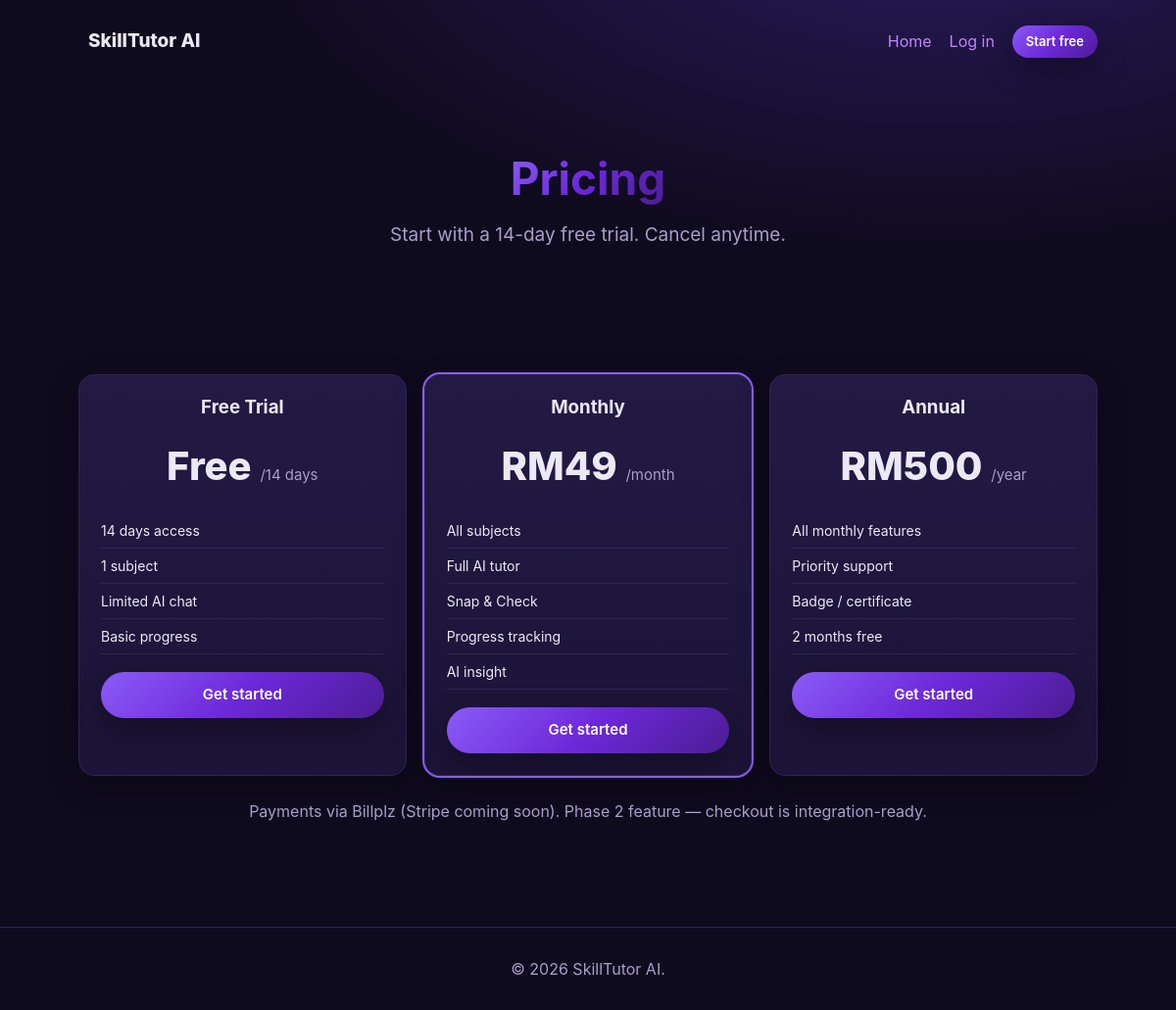
/pricing.php, run on the app's committed database.
### tables this page shows
CREATE TABLE IF NOT EXISTS subscription_plans (
  id          INT AUTO_INCREMENT PRIMARY KEY,
  code        VARCHAR(40) NOT NULL UNIQUE,
  name        VARCHAR(120) NOT NULL,
  price       DECIMAL(10,2) NOT NULL DEFAULT 0,
  currency    VARCHAR(8) NOT NULL DEFAULT 'MYR',
  billing_cycle ENUM('trial','monthly','annual') NOT NULL DEFAULT 'monthly',
  trial_days  INT NOT NULL DEFAULT 0,
  features    TEXT NULL,
  sort_order  INT NOT NULL DEFAULT 0,
  status      VARCHAR(20) NOT NULL DEFAULT 'active',
  created_at  DATETIME NOT NULL DEFAULT CURRENT_TIMESTAMP
);

### inc/helpers.php (called while the page is built, shortened)
<?php
function boot_session(): void
{
    $secure = (!empty($_SERVER['HTTPS']) && $_SERVER['HTTPS'] !== 'off');
}
function e(?string $v): string
{
    return htmlspecialchars((string) $v, ENT_QUOTES | ENT_SUBSTITUTE, 'UTF-8');
}
function url(string $path = ''): string
{
    $path = '/' . ltrim($path, '/');
    return BASE_PATH . $path;
}
function pipe_list(?string $s): array
{
    return array_values(array_filter(array_map('trim', explode('|', $s))));
}

### inc/auth.php (called while the page is built, shortened)
<?php
require_once __DIR__ . '/db.php';
require_once __DIR__ . '/helpers.php';
function current_user(): ?array
{
    if (empty($_SESSION['uid'])) {
        return null;
    }
    $user = db_one('SELECT id, name, email, role, status FROM users WHERE id = ?', [$_SESSION['uid']]);
    return $cache = $user;
}

### inc/db.php (called while the page is built, shortened)
<?php
function db(): PDO
{
    static $pdo = null;
    $cfg = require __DIR__ . '/../config/db_config.php';
    $dsn = sprintf(
        'mysql:host=%s;port=%s;dbname=%s;charset=%s',
        $cfg['host'],
        $cfg['port'],
        $cfg['name'],
        $cfg['charset']
    );
    try {
        $pdo = new PDO($dsn, $cfg['user'], $cfg['pass'], [
            PDO::ATTR_ERRMODE            => PDO::ERRMODE_EXCEPTION,
            PDO::ATTR_DEFAULT_FETCH_MODE => PDO::FETCH_ASSOC,
            PDO::ATTR_EMULATE_PREPARES   => false,
        ]);
    } catch (PDOException $e) {
        if (APP_DEBUG) {
            throw $e;
        }
        http_response_code(500);
        exit('Database connection failed. Please try again later.');
    }
    return $pdo;
}
function db_all(string $sql, array $params = []): array
{
    $stmt = db()->prepare($sql);
    $stmt->execute($params);
    return $stmt->fetchAll();
}

### pricing.php (the view, shortened to what this page needs)
<?php
require_once __DIR__ . '/inc/db.php';
require_once __DIR__ . '/inc/helpers.php';
require_once __DIR__ . '/inc/auth.php';
require_once __DIR__ . '/inc/ui.php';
$plans = db_all('SELECT * FROM subscription_plans WHERE status = "active" ORDER BY sort_order');
$user  = current_user();
render_head('Pricing');
?>
<div class="container">
  <nav class="nav">
    <a class="brand" href="<?= url('') ?>"><?= e(APP_NAME) ?></a>
    <div class="nav__links">
      <a href="<?= url('') ?>">Home</a>
      <?php if ($user): ?>
        <a class="btn btn--sm" href="<?= url(dashboard_for($user['role'])) ?>">Dashboard</a>
      <?php else: ?>
        <a href="<?= url('login.php') ?>">Log in</a>
        <a class="btn btn--sm" href="<?= url('register.php') ?>">Start free</a>
      <?php endif; ?>
    </div>
  </nav>
  <section class="hero">
    <h1><span class="grad">Pricing</span></h1>
    <p>Start with a 14-day free trial. Cancel anytime.</p>
  </section>
  <section class="section">
    <div class="grid grid--3">
      <?php foreach ($plans as $p): ?>
        <div class="card price-card<?= $p['code'] === 'monthly' ? ' price-card--featured' : '' ?>">
          <h3><?= e($p['name']) ?></h3>
          <div class="price">
            <?= $p['price'] > 0 ? 'RM' . e(number_format((float)$p['price'], 0)) : 'Free' ?>
            <small><?= $p['billing_cycle'] === 'annual' ? '/year' : ($p['billing_cycle'] === 'monthly' ? '/month' : '/14 days') ?></small>
          </div>
          <ul>
            <?php foreach (pipe_list($p['features']) as $f): ?><li><?= e($f) ?></li><?php endforeach; ?>
          </ul>
          <?php if ($user && $user['role'] === 'student'): ?>
            <a class="btn btn--block" href="<?= url('student/subscription.php?plan=' . urlencode($p['code'])) ?>">Select <?= e($p['name']) ?></a>
          <?php else: ?>
            <a class="btn btn--block" href="<?= url('register.php') ?>">Get started</a>
          <?php endif; ?>
        </div>
      <?php endforeach; ?>
    </div>
    <p class="center muted" style="margin-top:24px">Payments via Billplz (Stripe coming soon). Phase 2 feature &mdash; checkout is integration-ready.</p>
  </section>
</div>
<footer class="site"><div class="container">&copy; <?= date('Y') ?> <?= e(APP_NAME) ?>.</div></footer>
</body>
</html>

### inc/ui.php (shortened to what this page needs)
<?php
require_once __DIR__ . '/helpers.php';
function render_head(string $title): void
{
    ?><!DOCTYPE html>
<html lang="en">
<head>
<link rel="stylesheet" href="<?= url('assets/css/style.css') ?>">
</head>
<body><?php
}
    ?>

### assets/css/style.css (style rules this page uses)
:root { --bg: #0f0b1e; --bg-2: #15102b; --card: #1b1437; --card-2: #221a44; --border: #2e2553; --text: #ece9f7; --muted: #a79fc9; --primary: #8b5cf6; --primary-2: #6d28d9; --accent: #c084fc; --good: #34d399; --bad: #fb7185; --warn: #fbbf24; --radius: 16px; --shadow: 0 10px 30px rgba(0,0,0,.35); --grad: linear-gradient(135deg, #8b5cf6 0%, #6d28d9 50%, #4c1d95 100%); }
* { box-sizing: border-box; }
html, body { margin: 0; padding: 0; }
body { background: radial-gradient(1200px 600px at 80% -10%, #2a1b5e 0%, transparent 60%), var(--bg); color: var(--text); font-family: "Inter", system-ui, -apple-system, "Segoe UI", Roboto, sans-serif; line-height: 1.5; -webkit-font-smoothing: antialiased; }
a { color: var(--accent); text-decoration: none; }
h1, h2, h3 { line-height: 1.2; }
.container { max-width: 1080px; margin: 0 auto; padding: 0 20px; }
.btn { display: inline-block; cursor: pointer; border: 0; border-radius: 999px; padding: 12px 22px; font-weight: 600; font-size: 15px; color: #fff; background: var(--grad); box-shadow: var(--shadow); transition: transform .08s ease; text-decoration: none; }
.btn--block { display: block; width: 100%; text-align: center; }
.btn--sm { padding: 7px 14px; font-size: 13px; }
.card { background: linear-gradient(180deg, var(--card-2), var(--card)); border: 1px solid var(--border); border-radius: var(--radius); padding: 22px; box-shadow: var(--shadow); }
.card h2, .card h3 { margin-top: 0; }
.grid { display: grid; gap: 18px; }
.grid--3 { grid-template-columns: repeat(3, 1fr); }
.muted { color: var(--muted); }
.center { text-align: center; }
.brand { font-weight: 800; font-size: 19px; color: var(--text); padding: 6px 10px; }
.nav { display: flex; align-items: center; justify-content: space-between; padding: 22px 0; }
.nav__links { display: flex; gap: 18px; align-items: center; }
.hero { text-align: center; padding: 70px 0 50px; }
.hero h1 { font-size: 46px; margin: 0 0 16px; }
.hero .grad { background: var(--grad); -webkit-background-clip: text; background-clip: text; color: transparent; }
.hero p { font-size: 19px; color: var(--muted); max-width: 640px; margin: 0 auto 28px; }
.section { padding: 50px 0; }
.price-card { text-align: center; }
.price { font-size: 40px; font-weight: 800; }
.price small { font-size: 15px; color: var(--muted); font-weight: 400; }
.price-card ul { list-style: none; padding: 0; margin: 18px 0; text-align: left; }
.price-card li { padding: 7px 0; border-bottom: 1px solid var(--border); font-size: 14px; }
.price-card--featured { outline: 2px solid var(--primary); }
footer.site { border-top: 1px solid var(--border); padding: 30px 0; color: var(--muted); text-align: center; margin-top: 40px; }

### data on the page
subscription_plans: name "Free Trial", price "Free", billing_cycle "/14 days", features "14 days access", features "1 subject", features "Limited AI chat", features "Basic progress"
subscription_plans: name "Monthly", price "49", billing_cycle "/month", features "All subjects", features "Full AI tutor", features "Snap & Check", features "Progress tracking", features "AI insight"
subscription_plans: name "Annual", price "500", billing_cycle "/year", features "All monthly features", features "Priority support", features "Badge / certificate", features "2 months free"

### other printed values
APP_NAME "SkillTutor AI"
